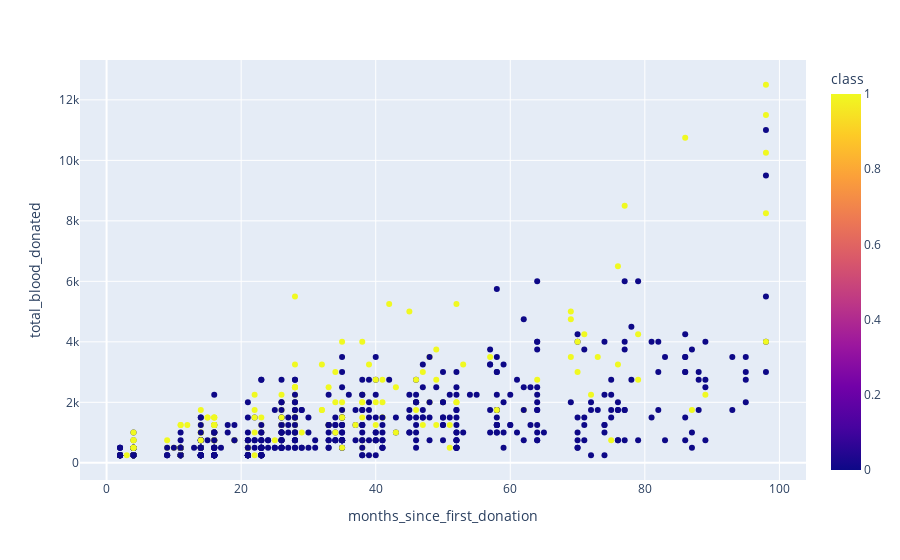

The cell this chart's notebook holds for it:
### Code cell
fig = pd.fig = px.scatter(data_frame=df, x='months_since_first_donation', y='total_blood_donated', color='class')
fig.show()

### Figure 1 — Plotly figure (JSON) as saved in the notebook; plotly's stock layout.template omitted (floating-point values rounded to 4 significant figures; data arrays with more than 128 entries replaced by an {"elided": "..."} marker saying what was removed)
{"data": [{"hovertemplate": "months_since_first_donation=%{x}<br>total_blood_donated=%{y}<br>class=%{marker.color}<extra></extra>", "legendgroup": "", "marker": {"color": {"elided": "748 int values"}, "coloraxis": "coloraxis", "symbol": "circle"}, "mode": "markers", "name": "", "orientation": "v", "showlegend": false, "type": "scatter", "x": {"elided": "748 int values"}, "xaxis": "x", "y": {"elided": "748 int values"}, "yaxis": "y"}], "layout": {"coloraxis": {"colorbar": {"title": {"text": "class"}}, "colorscale": [[0, "#0d0887"], [0.1111, "#46039f"], [0.2222, "#7201a8"], [0.3333, "#9c179e"], [0.4444, "#bd3786"], [0.5556, "#d8576b"], [0.6667, "#ed7953"], [0.7778, "#fb9f3a"], [0.8889, "#fdca26"], [1, "#f0f921"]]}, "legend": {"tracegroupgap": 0}, "margin": {"t": 60}, "xaxis": {"anchor": "y", "domain": [0, 1], "title": {"text": "months_since_first_donation"}}, "yaxis": {"anchor": "x", "domain": [0, 1], "title": {"text": "total_blood_donated"}}}}
